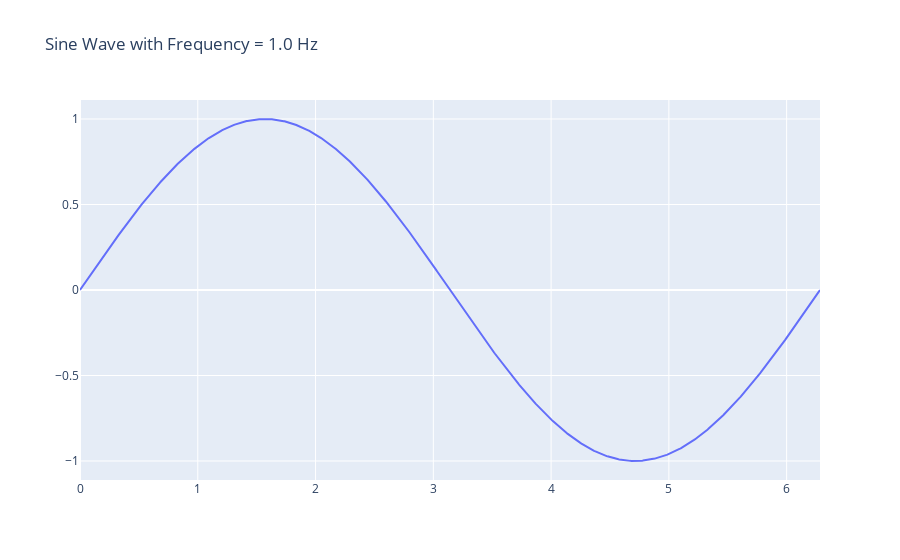

Here is the notebook cell this chart was saved with:
### Markdown cell above
Here is another example combining interactive plotly plot with ipywidget slider

### Code cell
def plot_sine_wave(frequency=1.0):
    
    x = np.linspace(0, 2 * np.pi, 1000)
    y = np.sin(frequency * x)
    
    trace  = go.Scatter(x=x, y=y, mode='lines')
    layout = go.Layout(title=f'Sine Wave with Frequency = {frequency} Hz')
    
    fig = go.Figure(data=[trace], layout=layout)
    fig.show()
    
interact(plot_sine_wave, frequency=(0.5, 5, 0.1))

### Figure 1 — Plotly figure (JSON) as saved in the notebook; plotly's stock layout.template omitted (floating-point values rounded to 4 significant figures; data arrays with more than 128 entries replaced by an {"elided": "..."} marker saying what was removed)
{"data": [{"mode": "lines", "type": "scatter", "x": {"elided": "1000 float values"}, "y": {"elided": "1000 float values"}}], "layout": {"title": {"text": "Sine Wave with Frequency = 1.0 Hz"}}}
